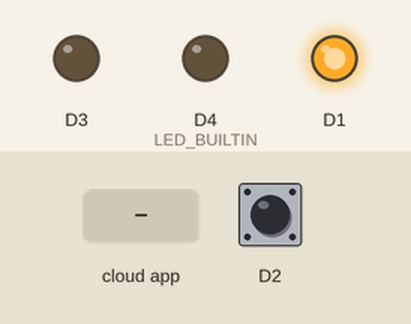
This sketch was run on a simulated ESP8266 (NodeMCU). Shown: output pins drawn as LEDs (lit = HIGH, except the on-board LED, lit = LOW). The inputs (shaded band) are chosen by the test bench; at power-on: D2 HIGH. WiFi joins after 1.5 s; servers stay silent unless stated; what the sketch prints to the serial monitor is not drawn.

Above: at 1.2 s.
1.3 s: the phone or cloud app sets deviceId to 1
At 2.1 s:
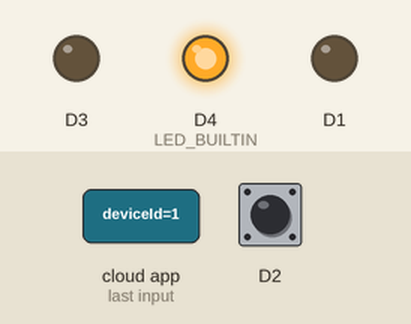
2.8 s: the phone or cloud app sets deviceId to 0
At 3.2 s:
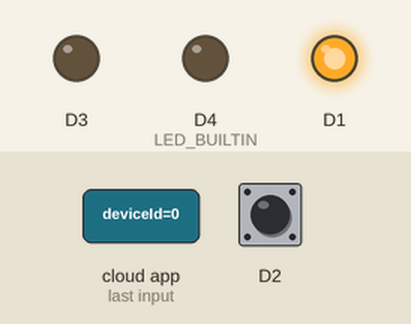
4.3 s: D2 pulled LOW for 0.15 s
At 5.6 s:
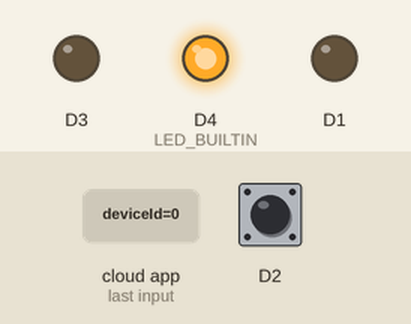
Timing chart, 0 to 7.3 s (numbered marks = the images above; inputs shaded):
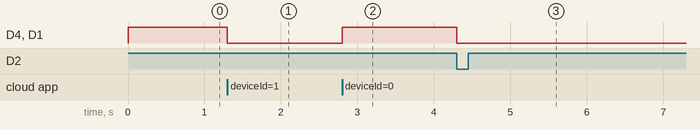

Measured:
- after the input at 1.3 s, D4 (LED_BUILTIN), D1: HIGH → LOW at once
- after the input at 2.8 s, D4 (LED_BUILTIN), D1: LOW → HIGH at once
- after the input at 4.3 s, D4 (LED_BUILTIN), D1: HIGH → LOW at once

The sketch:

light.ino
```cpp
#ifdef DEBUG_ESP_PORT
    #define DEBUG_MSG(...) DEBUG_ESP_PORT.println( __VA_ARGS__ )
    #define DEBUG_WRITE(...) DEBUG_ESP_PORT.write( __VA_ARGS__ )
    #define DEBUG_MSG_(...) DEBUG_ESP_PORT.print( __VA_ARGS__ )
#else
    #define DEBUG_MSG(...)
    #define DEBUG_WRITE(...)
    #define DEBUG_MSG_(...)
#endif


#include <Arduino.h>
#include <ESP8266WiFi.h>
#include <ESP8266mDNS.h>
#include <ArduinoOTA.h>

#include <SinricPro.h>
#include <SinricProSwitch.h>

// Create yours based on config.h.tmpl
#include "config.h"

void ICACHE_RAM_ATTR toggle();

// We have a very simple state. Either our light is on or off
volatile bool state = false;
volatile bool buttonPressed = false;

void setup() {

#ifdef DEBUG_ESP_PORT
    DEBUG_ESP_PORT.begin(74880); // NodeMCU default
#endif

    WiFi.mode(WIFI_STA);
    WiFi.begin(WLAN_SSID, WLAN_PASS);

    pinMode(LED_BUILTIN, OUTPUT);
    // Depending on the relay type, you may need to use OUTPUT_OPEN_DRAIN
    pinMode(D1, RELAY_MODE);
    applyState();

    // We are using D3 as a gnd source for the push button. It is useful in D1 mini boards where
    // there is only one gnd output that you may use to feed the relay.
    pinMode(D3, OUTPUT);
    digitalWrite(D3, LOW);

    pinMode(D2, INPUT_PULLUP);
    attachInterrupt(digitalPinToInterrupt(D2), toggle, FALLING);

    ArduinoOTA.setHostname(HOSTNAME);
    ArduinoOTA.begin();

    SinricProSwitch& mySwitch = SinricPro[DEVICE_ID];
    mySwitch.onPowerState(onPowerState);

    SinricPro.onConnected([](){ Serial.printf("Connected to SinricPro\r\n"); });
    SinricPro.onDisconnected([](){ Serial.printf("Disconnected from SinricPro\r\n"); });
    SinricPro.begin(APP_KEY, APP_SECRET);
}

void loop() {
    if (buttonPressed) {
        buttonPressed = false;
        state = !state;
        applyState();
        publishState();
    }
    SinricPro.handle();
    ArduinoOTA.handle();
}

// This is a work around crappy pushbuttons
static long lastToggleMillis = 0;
void ICACHE_RAM_ATTR toggle() {
    long currentTimeMillis = millis();
    if (currentTimeMillis >= (lastToggleMillis + 2000)) {
        buttonPressed = true;
        lastToggleMillis = currentTimeMillis;
    }
}

void applyState() {
    Serial.printf(state ? "on" : "off");
    digitalWrite(LED_BUILTIN, state ? LOW : HIGH);
    #if RELAY_MODE == OUTPUT_OPEN_DRAIN
      digitalWrite(D1, state ? LOW : HIGH);
    #else
      digitalWrite(D1, state ? HIGH : LOW);
    #endif
}

void publishState() {
    // get Switch device back
    SinricProSwitch& mySwitch = SinricPro[DEVICE_ID];
    // send powerstate event
    mySwitch.sendPowerStateEvent(state); // send the new powerState to SinricPro server
}

bool onPowerState(const String &deviceId, bool &updatedState) {
  state = updatedState;
  applyState();
  return true; // indicate that callback handled correctly
}
```

config.tmpl.h
```cpp
#define HOSTNAME        "Light"

#define WLAN_SSID       "SSID"
#define WLAN_PASS       "PASS"

#define APP_KEY         "APP_KEY"
#define APP_SECRET      "APP_SECRET"
#define DEVICE_ID       "deviceId"

#define RELAY_MODE      OUTPUT // OUTPUT_OPEN_DRAIN
```
